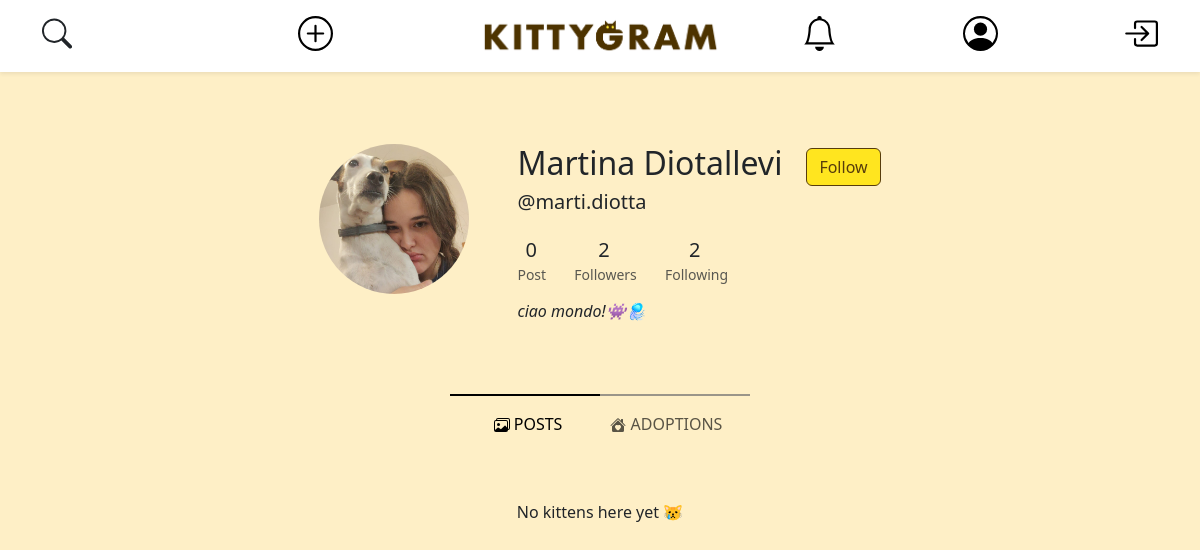
The page /open-profile.php?username=marti.diotta on the database its author committed.
### tables this page shows
CREATE TABLE IF NOT EXISTS ACCOUNT (
    user_id INT AUTO_INCREMENT PRIMARY KEY,
    username VARCHAR(25) NOT NULL UNIQUE,
    email VARCHAR(319) NOT NULL UNIQUE,
    password VARCHAR(512) NOT NULL,  
    salt VARCHAR(512) NOT NULL,
    first_name VARCHAR(25) NOT NULL,
    last_name VARCHAR(25) NOT NULL,
    user_bio VARCHAR(255) NOT NULL DEFAULT " ",
    profile_pic_id INT DEFAULT 1,
    city_id INT
);

CREATE TABLE IF NOT EXISTS MEDIA (
    media_id INT AUTO_INCREMENT PRIMARY KEY,
    file_name VARCHAR(255) NOT NULL,
    post_id INT
);

### db-config.php (called while the page is built, shortened)
<?php
$dbname = "kittygram";
require_once("db/database.php");
$dbh = new DatabaseHelper($dbname);

### db/database.php (called while the page is built, shortened)
<?php
class DatabaseHelper
{
    private $db;
    public function __construct($dbname, $servername = "localhost", $username = "root", $password = "", $port = 3306)
    {
        $this->db = new mysqli($servername, $username, $password, $dbname, $port);
    }
    public function getIdFromUsername($username)
    {
        $stmt = $this->db->prepare("SELECT user_id FROM account WHERE account.username = ? LIMIT 1");
        $stmt->bind_param("s", $username);
        $stmt->execute();
        $result = $stmt->get_result()->fetch_all(MYSQLI_ASSOC)[0];
        return count($result) > 0 ? $result['user_id'] : 0;
    }
    public function getAccountFromUsername($username)
    {
        $query = "SELECT user_id as id, username, file_name as pic, first_name, last_name, user_bio, email FROM account
                    LEFT JOIN media ON account.profile_pic_id = media.media_id
                    WHERE account.username = ?
                    LIMIT 1;";
        $stmt = $this->db->prepare($query);
        $stmt->bind_param("s", $username);
        $stmt->execute();
        $result = $stmt->get_result();
        return $result->fetch_all(MYSQLI_ASSOC)[0];
    }
    public function isUsernameTaken($username)
    {
        $query = "SELECT * FROM ACCOUNT WHERE username = ?";
        $lowerUsername = strtolower($username);
        $stmt = $this->db->prepare($query);
        $stmt->bind_param("s", $lowerUsername);
        $stmt->execute();
        $result = $stmt->get_result();
        if ($result && $result->num_rows > 0) {
            return true;
        } else {
            return false;
        }
    }
    public function getFollowedAccount($user_id)
    {
        $query = "SELECT username, file_name
                    FROM account LEFT JOIN follow ON account.user_id = follow.followed
                    LEFT JOIN media ON account.profile_pic_id = media.media_id
                    WHERE follow.follower = ?;";
        $stmt = $this->db->prepare($query);
        $stmt->bind_param("i", $user_id);
        $stmt->execute();
        $result = $stmt->get_result();
        return $result->fetch_all(MYSQLI_ASSOC);
    }
    public function getFollowersAccount($user_id)
    {
        $query = "SELECT username, file_name
                    FROM account LEFT JOIN follow ON account.user_id = follow.follower
                    LEFT JOIN media ON account.profile_pic_id = media.media_id
                    WHERE follow.followed = ?;";
        $stmt = $this->db->prepare($query);
        $stmt->bind_param("i", $user_id);
        $stmt->execute();
        $result = $stmt->get_result();
        return $result->fetch_all(MYSQLI_ASSOC);
    }
    public function getNumPostFromId($user_id)
    {
        $stmt = $this->db->prepare("SELECT COUNT(*) AS num_posts FROM POST WHERE user_id = ?");
        $stmt->bind_param('i', $user_id);
        $stmt->execute();
        $stmt->bind_result($numPost);
        return $numPost;
    }
    public function getUserPosts($idOrUsername)
    {
        $query = "SELECT post.post_id,
                     CASE
                        WHEN adoption.post_id IS NOT NULL THEN 1
                        ELSE 0
                     END AS is_adoption
              FROM post
              LEFT JOIN account ON post.user_id = account.user_id
              LEFT JOIN adoption ON post.post_id = adoption.post_id
              WHERE account.username = ?
                 OR account.user_id = ?
              ORDER BY post.post_id DESC";
        $stmt = $this->db->prepare($query);
        $stmt->bind_param("si", $idOrUsername, $idOrUsername);
        $stmt->execute();
        $result = $stmt->get_result()->fetch_all(MYSQLI_ASSOC);
        $userPosts = array('posts' => array(), 'adoptions' => array());
        return $userPosts;
    }
    public function isFollowing($follower, $followed)
    {
        $follower_id = $this->getIdFromUsername($follower);
        $followed_id = $this->getIdFromUsername($followed);
        if (isset($follower_id, $followed_id)) {
            $query = "SELECT * FROM follow WHERE follow.follower = ? AND follow.followed = ? LIMIT 1;";
            $stmt = $this->db->prepare($query);
            $stmt->bind_param("ii", $follower_id, $followed_id);
            $stmt->execute();
            $stmt->store_result();
            return $stmt->num_rows();
        }
        return 0;
    }
}

### open-profile.php (the view, shortened to what this page needs)
<?php
require_once ("db-config.php");
if (isset($_GET['username']) && $dbh->isUsernameTaken($_GET['username'])): ?>
  <!DOCTYPE html>
  <html lang="en">
  <head>
    <link rel="stylesheet" href="./css/style.css" />
    <link href="https://cdn.jsdelivr.net/npm/bootstrap@5.3.3/dist/css/bootstrap.min.css" rel="stylesheet"
 />
    <?php
    $accountResult = $dbh->getAccountFromUsername($_GET['username']);
    $posts = $dbh->getUserPosts($_GET['username']);
    $followers = $dbh->getFollowersAccount($accountResult['id']);
    $following = $dbh->getFollowedAccount($accountResult['id']);
    ?>
  </head>
  <body>
    <?php require_once ("./components/navbar.php") ?>
    <div id="followersModalContainer"> <?php echo require_once ("./modals/followers-modal.php") ?></div>
    <div id="followingModalContainer"> <?php echo require_once ("./modals/following-modal.php") ?> </div>
    <div class="container d-flex justify-content-center mt-5 py-5">
      <img src="./img/<?php echo $accountResult['pic']; ?>" class="rounded-circle" alt="profile-pic" width="150"
        height="150" />
      <ul class="ms-5">
        <li class="list-group-item d-flex justify-content-between align-items-center" id="name-last-name">
          <h2><?php echo $accountResult['first_name'] . " " . $accountResult['last_name']; ?></h2>
          <?php if ($accountResult['username'] == $_SESSION['username']): ?>
            <button type="button" class="btn btn-light ms-4" id="user-settings-button" name="user-settings-button">
              Edit Profile
            </button>
          <?php else: ?>
            <?php
            $isFollowing = $dbh->isFollowing($_SESSION['username'], $accountResult['username']);
            $buttonDesignClass = $isFollowing ? "btn-light" : "btn-primary";
            $buttonText = $isFollowing ? "Following" : "Follow";
            ?>
            <button id="followButton" type="button" class="btn ms-4 btn-light <?php echo $buttonDesignClass ?>"
              followed="<?php echo htmlspecialchars($accountResult['username']); ?>"
              follower="<?php echo htmlspecialchars($_SESSION['username']); ?>">
              <?php echo $buttonText ?>
            </button>
          <?php endif; ?>
        </li>
        <li class="list-group-item">
          <h5>@<?php echo $accountResult['username'] ?></h5>
        </li>
        <li class="list-inline-item mt-3 me-4">
          <h5 class="font-weight-bold mb-0 d-block ms-2 ">
            <?php echo $dbh->getNumPostFromId($accountResult['id']) ?>
          </h5>
          <small class="text-muted"> <i class="fas fa-image mr-1"></i>Post</small>
        </li>
        <li class="list-inline-item me-4">
          <h5 class="font-weight-bold mb-0 d-block ms-4" data-bs-toggle="modal" data-bs-target="#followersModal" role="button">
            <?php echo count($followers) ?>
          </h5>
          <small class="text-muted">
            <i class="fas fa-user mr-1"></i>Followers</small>
        </li>
        <li class="list-inline-item">
          <h5 class="font-weight-bold mb-0 d-block ms-4" data-bs-toggle="modal" data-bs-target="#followingModal" role="button">
            <?php echo count($following) ?>
          </h5>
          <small class="text-muted">
            <i class="fas fa-user mr-1"></i>Following</small>
        </li>
        <li class="list-group-item mt-3">
          <h6>
            <em><?php echo nl2br(wordwrap($accountResult['user_bio'], 50, "\n", true)); ?></em>
          </h6>
        </li>
      </ul>
    </div>
    <?php
    $current_route = isset($_GET['route']) && ($_GET['route'] == 'posts' || $_GET['route'] == 'adoptions') ? $_GET['route'] : 'posts';
    ?>
    <div class=" container-fluid justify-content-center ">
      <div class="active-indicator-container">
        <div class="active-indicator">
          <div class="half-bar half-bar-left <?php echo $current_route == 'posts' ? 'active' : 'inactive'; ?>">
          </div>
          <div class="half-bar half-bar-right <?php echo $current_route == 'adoptions' ? 'active' : 'inactive'; ?>">
          </div>
        </div>
      </div>
    </div>
    <nav class="navbar navbar-expand">
      <div class="container-fluid">
        <div class="collapse navbar-collapse justify-content-center" id="navbarNavAltMarkup">
          <div class="navbar-nav mx-auto">
            <a class="nav-link mx-3 <?php echo $current_route == 'posts' ? 'active' : ''; ?>" aria-current="page"
              href="open-profile.php?username=<?php echo $accountResult['username'] ?>">
               POSTS</a>
            <a class="nav-link mx-3 <?php echo $current_route == 'adoptions' ? 'active' : ''; ?>"
              href="open-profile.php?username=<?php echo $accountResult['username'] ?>&route=adoptions">
               ADOPTIONS</a>
          </div>
        </div>
      </div>
    </nav>
    <?php
    if ($current_route === 'adoptions') {
      $postToShow = $posts['adoptions'];
    } else if ($current_route === 'posts') {
      $postToShow = $posts['posts'];
    }
    ?>
    <div class=" mt-5 container text-center justify-content-center" id="userPostsContainer">
      <?php if (count($postToShow) > 0): ?>
        <div class="row row-cols-auto justify-content-center">
          <?php foreach ($postToShow as $post): ?>
            <div class="col">
              <a href="open-post.php?post_id=<?php echo $post['post_id'] ?>">
                <div class="post-image-container-profile mb-4"> <img src="./img/<?php echo $post['media'][0] ?>"
                    class="img-fluid rounded shadow-sm" alt="" /></div>
              </a>
            </div>
          <?php endforeach; ?>
        </div>
      <?php else: ?>
        <p>No kittens here yet 😿</p>
      <?php endif; ?>
    </div>
  </body>
  </html>
<?php else:
  header('Location: ./index.php');
endif;

### css/style.css (style rules this page uses)
:root { --primary-color: #573c0c; --secondary-color: #ffe51f; --bg-color: #feefc6 !important; --btn-primary-color: #ffe51f; --btn-secondary-color: #feefc6; }
body, header, .card, nav { background-color: var(--bg-color) !important; }
ul { list-style-type: none; padding: 0; }
.btn-primary { background-color: var(--secondary-color) !important; border-color: var(--primary-color) !important; color: var(--primary-color) !important; }
.active-indicator { display: flex !important; height: 2px !important; width: 50% !important; max-width: 300px !important; }
.active-indicator-container { display: flex !important; justify-content: center !important; }
.active-indicator .half-bar { flex: 1 !important; }
.half-bar-left.active, .half-bar-right.active { background-color: #000 !important; }
.half-bar-left.inactive, .half-bar-right.inactive { background-color: #9a9589 !important; }

### rows shown on the page
account: profile_pic.file_name (picture), first_name "Martina", last_name "Diotallevi", username "marti.diotta", user_bio "ciao mondo!👾🪼"

### other values the page prints
$buttonText "Follow"
$dbh->getNumPostFromId($accountResult['id']) "0"
count($followers) "2"
count($following) "2"
